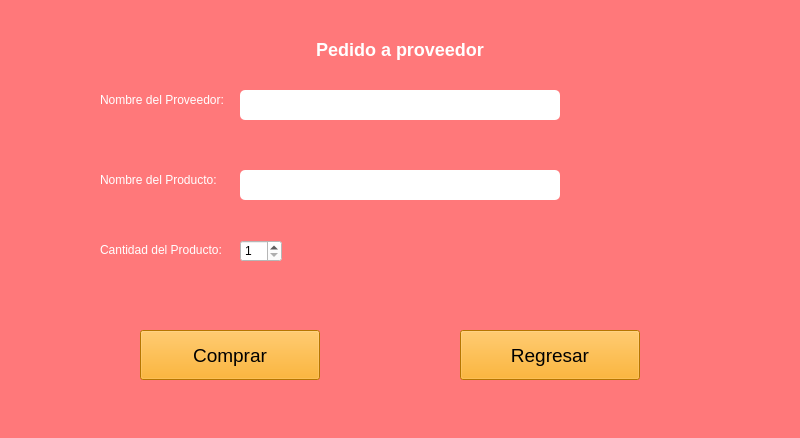
<?xml version="1.0" encoding="UTF-8"?>
<ui version="4.0">
 <class>MainWindow</class>
 <widget class="QMainWindow" name="MainWindow">
  <property name="geometry">
   <rect>
    <x>0</x>
    <y>0</y>
    <width>800</width>
    <height>438</height>
   </rect>
  </property>
  <property name="windowTitle">
   <string>MainWindow</string>
  </property>
  <property name="styleSheet">
   <string notr="true">background-color: rgb(255, 120, 122);</string>
  </property>
  <widget class="QWidget" name="centralwidget">
   <widget class="QLabel" name="DisponibilidadProducto_2">
    <property name="geometry">
     <rect>
      <x>150</x>
      <y>20</y>
      <width>500</width>
      <height>60</height>
     </rect>
    </property>
    <property name="text">
     <string>&lt;html&gt;&lt;head/&gt;&lt;body&gt;&lt;h2 style=&quot; margin-top:16px; margin-bottom:12px; margin-left:0px; margin-right:0px; -qt-block-indent:0; text-indent:0px;&quot;&gt;&lt;span style=&quot; font-size:x-large; font-weight:600; color:#ffffff;&quot;&gt;Pedido a proveedor&lt;/span&gt;&lt;/h2&gt;&lt;/body&gt;&lt;/html&gt;</string>
    </property>
    <property name="alignment">
     <set>Qt::AlignCenter</set>
    </property>
   </widget>
   <widget class="QLabel" name="NameProveedor">
    <property name="geometry">
     <rect>
      <x>100</x>
      <y>80</y>
      <width>250</width>
      <height>40</height>
     </rect>
    </property>
    <property name="text">
     <string>&lt;html&gt;&lt;head/&gt;&lt;body&gt;&lt;p&gt;&lt;span style=&quot; color:#ffffff;&quot;&gt;Nombre del Proveedor:&lt;/span&gt;&lt;/p&gt;&lt;/body&gt;&lt;/html&gt;</string>
    </property>
   </widget>
   <widget class="QLineEdit" name="InsNombreProveedor">
    <property name="geometry">
     <rect>
      <x>240</x>
      <y>90</y>
      <width>320</width>
      <height>30</height>
     </rect>
    </property>
    <property name="styleSheet">
     <string notr="true">background-color: white; border-radius: 5px;</string>
    </property>
   </widget>
   <widget class="QLabel" name="NombreProducto_3">
    <property name="geometry">
     <rect>
      <x>100</x>
      <y>160</y>
      <width>250</width>
      <height>40</height>
     </rect>
    </property>
    <property name="text">
     <string>&lt;html&gt;&lt;head/&gt;&lt;body&gt;&lt;p&gt;&lt;span style=&quot; color:#ffffff;&quot;&gt;Nombre del Producto:&lt;/span&gt;&lt;/p&gt;&lt;/body&gt;&lt;/html&gt;</string>
    </property>
   </widget>
   <widget class="QLineEdit" name="InsNombreProduct">
    <property name="geometry">
     <rect>
      <x>240</x>
      <y>170</y>
      <width>320</width>
      <height>30</height>
     </rect>
    </property>
    <property name="styleSheet">
     <string notr="true">background-color: white; border-radius: 5px;</string>
    </property>
   </widget>
   <widget class="QLabel" name="cantidadprod">
    <property name="geometry">
     <rect>
      <x>100</x>
      <y>230</y>
      <width>250</width>
      <height>40</height>
     </rect>
    </property>
    <property name="text">
     <string>&lt;html&gt;&lt;head/&gt;&lt;body&gt;&lt;p&gt;&lt;span style=&quot; color:#ffffff;&quot;&gt;Cantidad del Producto:&lt;/span&gt;&lt;/p&gt;&lt;/body&gt;&lt;/html&gt;</string>
    </property>
   </widget>
   <widget class="QPushButton" name="Comprar">
    <property name="geometry">
     <rect>
      <x>140</x>
      <y>330</y>
      <width>180</width>
      <height>50</height>
     </rect>
    </property>
    <property name="styleSheet">
     <string notr="true">background-color: orange; font-size: 14pt;</string>
    </property>
    <property name="text">
     <string>Comprar</string>
    </property>
   </widget>
   <widget class="QPushButton" name="RegresarProveedor">
    <property name="geometry">
     <rect>
      <x>460</x>
      <y>330</y>
      <width>180</width>
      <height>50</height>
     </rect>
    </property>
    <property name="styleSheet">
     <string notr="true">background-color: orange; font-size: 14pt;</string>
    </property>
    <property name="text">
     <string>Regresar</string>
    </property>
   </widget>
   <widget class="QSpinBox" name="InscantProducto">
    <property name="geometry">
     <rect>
      <x>240</x>
      <y>240</y>
      <width>42</width>
      <height>22</height>
     </rect>
    </property>
    <property name="styleSheet">
     <string notr="true">background-color: rgb(255, 255, 255);</string>
    </property>
    <property name="minimum">
     <number>1</number>
    </property>
    <property name="maximum">
     <number>115</number>
    </property>
   </widget>
  </widget>
 </widget>
 <resources/>
 <connections/>
</ui>
